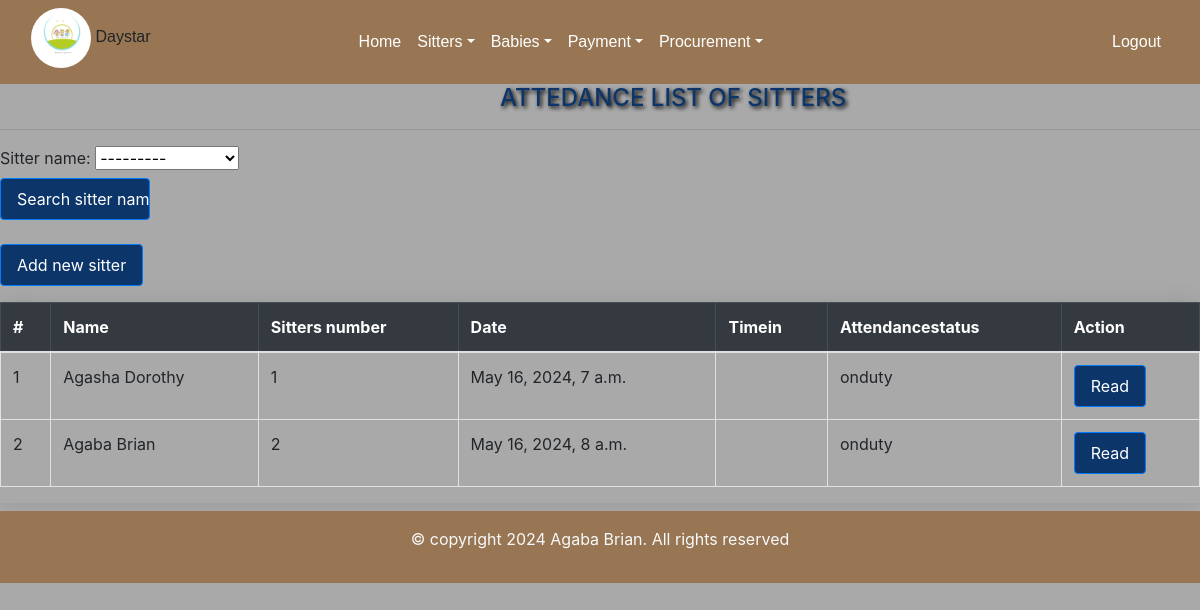
/onduty/ (signed in), run on the app's committed database.
### day/models.py (models this page shows, shortened)
class Sitter_arrival(models.Model):
    sitter_name=models.ForeignKey(Sitterform, on_delete=models.CASCADE)
    sitter_number=models.CharField(max_length=100,unique=True)
    date_of_arrival=models.DateTimeField()
    Attendancestatus=models.CharField(choices=[('onduty', 'onduty')], max_length=100)
    created_at=models.DateTimeField(auto_now_add=True, null=True)

class Sitterform(models.Model):
    name=models.CharField(max_length=200)
    gender=models.CharField(choices=[('male', 'Male'),('Female', 'Female')], max_length=100)
    location=models.CharField(choices=[('kabalagala', 'kabalagala')], max_length=100)
    date_of_birth=models.DateField(default=timezone.now)
    next_of_kin=models.CharField( max_length=200)
    national_identification_number=models.CharField(max_length=200,validators=[NINvalidate])
    recommenders_name=models.CharField(max_length=200)
    religon=models.CharField(max_length=200,null=True, blank=True)
    level_of_education=models.CharField( choices=[('Diploma','Diploma'),('Highschool certificate','Highschool certificate'),('Others','Others')],max_length=200)
    sitter_number=models.CharField(unique=True,max_length=100)
    contacts=models.CharField(max_length=100,validators=[contactvalidate])
    date=models.DateField(default=timezone.now)
    def __str__(self):
        return self.name

### day/views.py (the view)
# urls.py: path('onduty/', views.onduty, name='onduty'),
@login_required
def onduty(request):
  onduty=Sitter_arrival.objects.all().order_by('id')
  onduty_filters=Sitter_arrivalFilter(request.GET,queryset=onduty)
  onduty=onduty_filters.qs
  return render(request,'onduty.html',{'onduty':onduty,'onduty_filters':onduty_filters})

### day/templates/onduty.html (shortened to what this page needs)
{% extends 'base.html' %}
{% load static %}
{% block content%}
</head>
<body>
<h4 class="mb-3">ATTEDANCE LIST OF SITTERS  </h4><hr>
<form action="" method="GET"style="margin-right:450px;">
    {{onduty_filters.form}}
    <input type="submit" value="Search sitter name" class="btn btn-primary" style="width:150px;"/>
    </form>
<br>
<a href="/addonduty" class="btn btn-primary mb-3">Add new  sitter </a>
<div class="table-responsive">
    <table class="table table-bordered table-hover">
        <thead class="table-dark">
            <tr>
                <th scope="col">#</th>
                <th scope="col">Name</th>
                <th scope="col">Sitters number</th>
                <th scope="col">Date</th>
                <th scope="col">Timein</th>
                <th scope="col">Attendancestatus</th>
                <th scope=>Action</th>
            </tr>
        </thead>
        <tbody>
            {% for sitter in onduty  %}
            <tr>
                <td>{{ sitter.id }}</td>
                <td>{{ sitter.sitter_name}}</td>
                <td>{{ sitter.sitter_number }}</td>
                <td>{{ sitter.date_of_arrival }}</td>
                <td>{{ sitter.timein }}</td>
                <td>{{ sitter.Attendancestatus}}</td>
                <td>
                    <a href="{% url 'readonduty' id=sitter.id %}"  class="btn btn-primary ">Read</a>
                </td>
            </tr>
            {% endfor %}
        </tbody>
    </table>
</div>
{% endblock %}

### day/templates/onduty.html (style rules this page uses)
input { width: 50%; }
.table-responsive { box-shadow: 0 0 20px rgba(0, 0, 0, 0.1); }
h4 { margin-left: 500px; color:#0C356A; text-shadow: 2px 2px 4px #000000; }
body { background-color: darkgray; }
.btn-primary { background-color: #094f9f; }
.btn { background-color: #0c356a; color: white; transition: background-color 0.7s; text-decoration: none; padding: 8px 16px; border-radius: 4px; }

### data on the page
Sitter_arrival: id "1", sitter_name "Agasha Dorothy", sitter_number "1", date_of_arrival "May 16, 2024, 7 a.m.", Attendancestatus "onduty"
Sitter_arrival: id "2", sitter_name "Agaba Brian", sitter_number "2", date_of_arrival "May 16, 2024, 8 a.m.", Attendancestatus "onduty"
